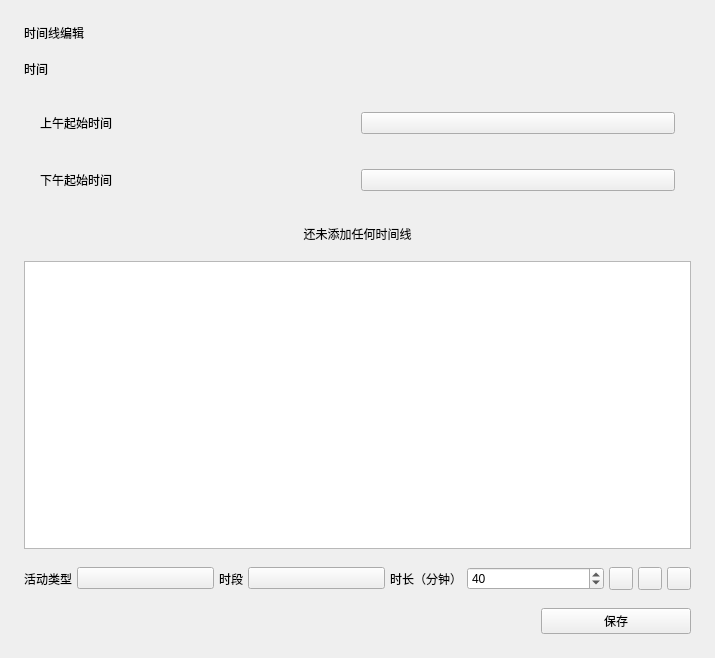
<?xml version="1.0" encoding="UTF-8"?>
<ui version="4.0">
 <class>Form</class>
 <widget class="QWidget" name="Form">
  <property name="geometry">
   <rect>
    <x>0</x>
    <y>0</y>
    <width>715</width>
    <height>658</height>
   </rect>
  </property>
  <property name="windowTitle">
   <string>Form</string>
  </property>
  <layout class="QVBoxLayout" name="verticalLayout_2">
   <property name="spacing">
    <number>18</number>
   </property>
   <property name="leftMargin">
    <number>24</number>
   </property>
   <property name="topMargin">
    <number>24</number>
   </property>
   <property name="rightMargin">
    <number>24</number>
   </property>
   <property name="bottomMargin">
    <number>24</number>
   </property>
   <item>
    <widget class="TitleLabel" name="TitleLabel">
     <property name="text">
      <string>时间线编辑</string>
     </property>
    </widget>
   </item>
   <item>
    <layout class="QHBoxLayout" name="horizontalLayout_5">
     <item>
      <widget class="SubtitleLabel" name="SubtitleLabel">
       <property name="text">
        <string>时间</string>
       </property>
      </widget>
     </item>
    </layout>
   </item>
   <item>
    <layout class="QVBoxLayout" name="verticalLayout">
     <property name="spacing">
      <number>3</number>
     </property>
     <item>
      <widget class="CardWidget" name="CardWidget">
       <property name="sizePolicy">
        <sizepolicy hsizetype="Preferred" vsizetype="Minimum">
         <horstretch>0</horstretch>
         <verstretch>0</verstretch>
        </sizepolicy>
       </property>
       <property name="minimumSize">
        <size>
         <width>0</width>
         <height>0</height>
        </size>
       </property>
       <layout class="QHBoxLayout" name="horizontalLayout_2">
        <property name="leftMargin">
         <number>16</number>
        </property>
        <property name="topMargin">
         <number>16</number>
        </property>
        <property name="rightMargin">
         <number>16</number>
        </property>
        <property name="bottomMargin">
         <number>16</number>
        </property>
        <item>
         <widget class="StrongBodyLabel" name="StrongBodyLabel">
          <property name="text">
           <string>上午起始时间</string>
          </property>
         </widget>
        </item>
        <item>
         <widget class="TimePicker" name="morningStartTime">
          <property name="secondVisible">
           <bool>false</bool>
          </property>
         </widget>
        </item>
       </layout>
      </widget>
     </item>
     <item>
      <widget class="CardWidget" name="CardWidget_2">
       <layout class="QHBoxLayout" name="horizontalLayout_3">
        <property name="leftMargin">
         <number>16</number>
        </property>
        <property name="topMargin">
         <number>16</number>
        </property>
        <property name="rightMargin">
         <number>16</number>
        </property>
        <property name="bottomMargin">
         <number>16</number>
        </property>
        <item>
         <widget class="StrongBodyLabel" name="StrongBodyLabel_2">
          <property name="text">
           <string>下午起始时间</string>
          </property>
         </widget>
        </item>
        <item>
         <widget class="TimePicker" name="afternoonStartTime"/>
        </item>
       </layout>
      </widget>
     </item>
    </layout>
   </item>
   <item>
    <widget class="CaptionLabel" name="tips">
     <property name="styleSheet">
      <string notr="true">FluentLabelBase {
    color: black;
	opacity: 0.5;
}

HyperlinkLabel {
    color: #009faa;
    border: none;
    background-color: transparent;
    text-align: left;
    padding: 0;
    margin: 0;
}

HyperlinkLabel[underline=true] {
    text-decoration: underline;
}

HyperlinkLabel[underline=false] {
    text-decoration: none;
}

HyperlinkLabel:hover {
    color: #007780;
}

HyperlinkLabel:pressed {
    color: #00a7b3;
}
FluentLabelBase{color:#ff000000}</string>
     </property>
     <property name="text">
      <string>还未添加任何时间线</string>
     </property>
     <property name="alignment">
      <set>Qt::AlignCenter</set>
     </property>
    </widget>
   </item>
   <item>
    <widget class="ListWidget" name="timeline_list">
     <property name="sizePolicy">
      <sizepolicy hsizetype="Expanding" vsizetype="Expanding">
       <horstretch>0</horstretch>
       <verstretch>0</verstretch>
      </sizepolicy>
     </property>
     <property name="dragDropMode">
      <enum>QAbstractItemView::InternalMove</enum>
     </property>
     <property name="defaultDropAction">
      <enum>Qt::MoveAction</enum>
     </property>
    </widget>
   </item>
   <item>
    <layout class="QHBoxLayout" name="horizontalLayout">
     <property name="spacing">
      <number>5</number>
     </property>
     <item>
      <widget class="BodyLabel" name="BodyLabel_2">
       <property name="sizePolicy">
        <sizepolicy hsizetype="Fixed" vsizetype="Preferred">
         <horstretch>0</horstretch>
         <verstretch>0</verstretch>
        </sizepolicy>
       </property>
       <property name="text">
        <string>活动类型</string>
       </property>
       <property name="alignment">
        <set>Qt::AlignLeading|Qt::AlignLeft|Qt::AlignVCenter</set>
       </property>
      </widget>
     </item>
     <item>
      <widget class="ComboBox" name="class_activity">
       <property name="sizePolicy">
        <sizepolicy hsizetype="Minimum" vsizetype="Fixed">
         <horstretch>0</horstretch>
         <verstretch>0</verstretch>
        </sizepolicy>
       </property>
      </widget>
     </item>
     <item>
      <widget class="BodyLabel" name="BodyLabel_3">
       <property name="sizePolicy">
        <sizepolicy hsizetype="Fixed" vsizetype="Preferred">
         <horstretch>0</horstretch>
         <verstretch>0</verstretch>
        </sizepolicy>
       </property>
       <property name="text">
        <string>时段</string>
       </property>
      </widget>
     </item>
     <item>
      <widget class="ComboBox" name="time_period"/>
     </item>
     <item>
      <widget class="BodyLabel" name="BodyLabel">
       <property name="sizePolicy">
        <sizepolicy hsizetype="Fixed" vsizetype="Preferred">
         <horstretch>0</horstretch>
         <verstretch>0</verstretch>
        </sizepolicy>
       </property>
       <property name="text">
        <string>时长（分钟）</string>
       </property>
      </widget>
     </item>
     <item>
      <widget class="SpinBox" name="spin_time">
       <property name="maximum">
        <number>999</number>
       </property>
       <property name="singleStep">
        <number>5</number>
       </property>
       <property name="value">
        <number>40</number>
       </property>
      </widget>
     </item>
     <item>
      <widget class="ToolButton" name="add_button"/>
     </item>
     <item>
      <widget class="ToolButton" name="edit_button"/>
     </item>
     <item>
      <widget class="ToolButton" name="delete_button"/>
     </item>
    </layout>
   </item>
   <item>
    <layout class="QHBoxLayout" name="horizontalLayout_4" stretch="0,0">
     <property name="spacing">
      <number>2</number>
     </property>
     <item>
      <spacer name="horizontalSpacer">
       <property name="orientation">
        <enum>Qt::Horizontal</enum>
       </property>
       <property name="sizeHint" stdset="0">
        <size>
         <width>40</width>
         <height>20</height>
        </size>
       </property>
      </spacer>
     </item>
     <item>
      <widget class="PrimaryPushButton" name="save">
       <property name="sizePolicy">
        <sizepolicy hsizetype="Fixed" vsizetype="Minimum">
         <horstretch>0</horstretch>
         <verstretch>0</verstretch>
        </sizepolicy>
       </property>
       <property name="minimumSize">
        <size>
         <width>150</width>
         <height>0</height>
        </size>
       </property>
       <property name="text">
        <string>保存</string>
       </property>
      </widget>
     </item>
    </layout>
   </item>
  </layout>
 </widget>
 <customwidgets>
  <customwidget>
   <class>ComboBox</class>
   <extends>QPushButton</extends>
   <header>qfluentwidgets</header>
  </customwidget>
  <customwidget>
   <class>PushButton</class>
   <extends>QPushButton</extends>
   <header>qfluentwidgets</header>
  </customwidget>
  <customwidget>
   <class>PrimaryPushButton</class>
   <extends>PushButton</extends>
   <header>qfluentwidgets</header>
  </customwidget>
  <customwidget>
   <class>ToolButton</class>
   <extends>QToolButton</extends>
   <header>qfluentwidgets</header>
  </customwidget>
  <customwidget>
   <class>CardWidget</class>
   <extends>QFrame</extends>
   <header>qfluentwidgets</header>
   <container>1</container>
  </customwidget>
  <customwidget>
   <class>TimePicker</class>
   <extends>QPushButton</extends>
   <header>qfluentwidgets</header>
  </customwidget>
  <customwidget>
   <class>CaptionLabel</class>
   <extends>QLabel</extends>
   <header>qfluentwidgets</header>
  </customwidget>
  <customwidget>
   <class>BodyLabel</class>
   <extends>QLabel</extends>
   <header>qfluentwidgets</header>
  </customwidget>
  <customwidget>
   <class>StrongBodyLabel</class>
   <extends>QLabel</extends>
   <header>qfluentwidgets</header>
  </customwidget>
  <customwidget>
   <class>SubtitleLabel</class>
   <extends>QLabel</extends>
   <header>qfluentwidgets</header>
  </customwidget>
  <customwidget>
   <class>TitleLabel</class>
   <extends>QLabel</extends>
   <header>qfluentwidgets</header>
  </customwidget>
  <customwidget>
   <class>SpinBox</class>
   <extends>QSpinBox</extends>
   <header>qfluentwidgets</header>
  </customwidget>
  <customwidget>
   <class>ListWidget</class>
   <extends>QListWidget</extends>
   <header>qfluentwidgets</header>
  </customwidget>
 </customwidgets>
 <resources/>
 <connections/>
</ui>
